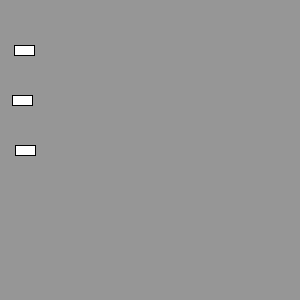
Frame 1 (no input)
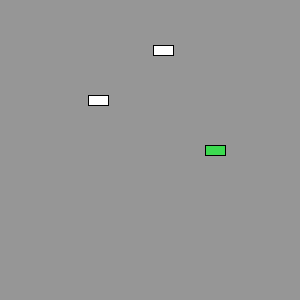
Frame 60 (the mouse pressed at the canvas centre just before this capture)
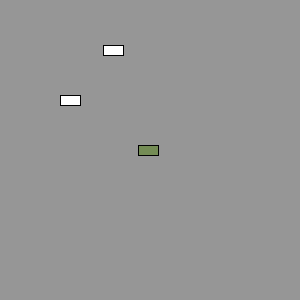
Frame 120 (the mouse held since frame 60 and released just before this capture)

The Processing sketch that drew these frames (run headless with seeded random() and noise(); from frame 60 on, the mouse is pressed at the canvas centre):

// Processing sketch: processing_165738
// ── processing_165738.pde



Car myCar1;
Car myCar2; 
Car myCar3;

int direction = 1;

void setup() {
  size(300,300);
  // Initialize Car object
  myCar1 = new Car(color(255),20,50,random(1,6)); 
  myCar2 = new Car(color(255),20,100,random(1,6));
  myCar3 = new Car(color(255),20,150,random(1,6));
}

void draw() {
 background(150);
  myCar1.move(direction);
  myCar1.display();
  myCar2.move(direction);
  myCar2.display();
  myCar3.move(direction);
  myCar3.display();
  if (myCar1.xpos > width-10|| myCar1.xpos < 0+10 || myCar2.xpos > width-10 || myCar2.xpos < 0+10 || myCar3.xpos > width-10 || myCar3.xpos < 0+10){
    direction = - direction;
  }
  if (myCar1.xpos > width-10){
    myCar1.xpos = width-10;
    myCar1.c = color(random(255),random(255),random(255));
  }
  if (myCar1.xpos < 0+10){
    myCar1.xpos = 10;
    myCar1.c = color(random(255),random(255),random(255));
  }
  if (myCar2.xpos > width-10){
    myCar2.xpos = width-10; 
    myCar2.c = color(random(255),random(255),random(255));
  }
  if (myCar2.xpos < 0+10){
    myCar2.xpos = 10;
    myCar2.c = color(random(255),random(255),random(255));
  }
  if (myCar3.xpos > width-10){
    myCar3.xpos = width-10;
    myCar3.c = color(random(255),random(255),random(255));
  }
  if (myCar3.xpos < 0+10){
    myCar3.xpos = 10;
    myCar3.c = color(random(255),random(255),random(255));
  }
 
}




class Car { // Define a class below the rest of the program.
  color c; // Variables.
  float xpos;
  float ypos;
  float xspeed;

   Car(color tempC, float tempXpos, float tempYpos, float tempXspeed) { // The Constructor is defined with arguments.
    c = tempC;
    xpos = tempXpos;
    ypos = tempYpos;
    xspeed = tempXspeed;
  }

  void display() {
    stroke(0);
    fill(c);
    rectMode(CENTER);
    rect(xpos,ypos,20,10);
  }

  void move(int dir) {
    direction = dir;
    xpos = xpos + xspeed*direction;
   }

}
